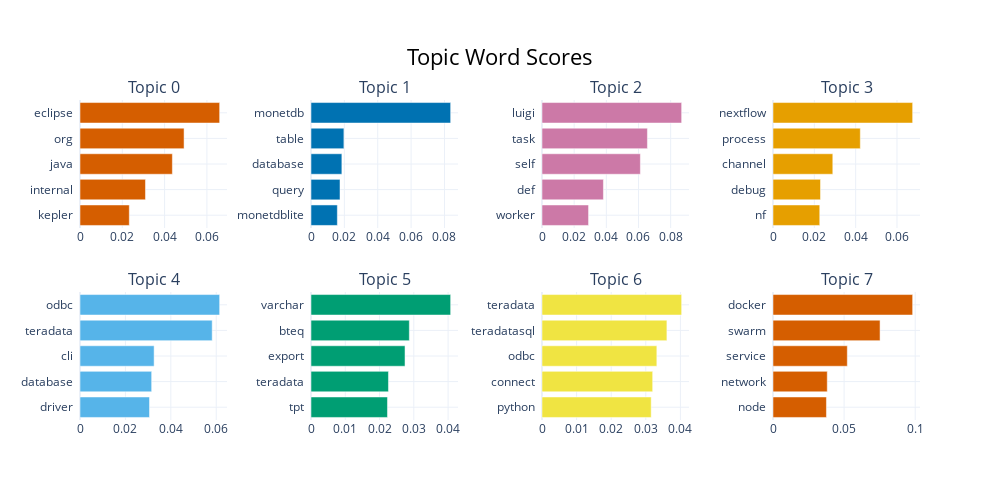

Here is the notebook cell this chart was saved with:
### Code cell
# visualize terms
model.visualize_barchart(top_n_topics=8)

### Figure 1 — Plotly figure (JSON) as saved in the notebook; plotly's stock layout.template omitted (floating-point values rounded to 4 significant figures)
{"data": [{"marker": {"color": "#D55E00"}, "orientation": "h", "type": "bar", "x": [0.02331, 0.03096, 0.04367, 0.04921, 0.06603], "xaxis": "x", "y": ["kepler  ", "internal  ", "java  ", "org  ", "eclipse  "], "yaxis": "y"}, {"marker": {"color": "#0072B2"}, "orientation": "h", "type": "bar", "x": [0.0158, 0.0174, 0.0185, 0.01972, 0.0837], "xaxis": "x2", "y": ["monetdblite  ", "query  ", "database  ", "table  ", "monetdb  "], "yaxis": "y2"}, {"marker": {"color": "#CC79A7"}, "orientation": "h", "type": "bar", "x": [0.02895, 0.03819, 0.06116, 0.06555, 0.08684], "xaxis": "x3", "y": ["worker  ", "def  ", "self  ", "task  ", "luigi  "], "yaxis": "y3"}, {"marker": {"color": "#E69F00"}, "orientation": "h", "type": "bar", "x": [0.02262, 0.02298, 0.02894, 0.04225, 0.06758], "xaxis": "x4", "y": ["nf  ", "debug  ", "channel  ", "process  ", "nextflow  "], "yaxis": "y4"}, {"marker": {"color": "#56B4E9"}, "orientation": "h", "type": "bar", "x": [0.03062, 0.03156, 0.03265, 0.05823, 0.06151], "xaxis": "x5", "y": ["driver  ", "database  ", "cli  ", "teradata  ", "odbc  "], "yaxis": "y5"}, {"marker": {"color": "#009E73"}, "orientation": "h", "type": "bar", "x": [0.02232, 0.0226, 0.02744, 0.02869, 0.04075], "xaxis": "x6", "y": ["tpt  ", "teradata  ", "export  ", "bteq  ", "varchar  "], "yaxis": "y6"}, {"marker": {"color": "#F0E442"}, "orientation": "h", "type": "bar", "x": [0.03156, 0.03199, 0.03319, 0.0361, 0.04036], "xaxis": "x7", "y": ["python  ", "connect  ", "odbc  ", "teradatasql  ", "teradata  "], "yaxis": "y7"}, {"marker": {"color": "#D55E00"}, "orientation": "h", "type": "bar", "x": [0.03759, 0.03816, 0.05226, 0.07529, 0.09821], "xaxis": "x8", "y": ["node  ", "network  ", "service  ", "swarm  ", "docker  "], "yaxis": "y8"}], "layout": {"annotations": [{"font": {"size": 16}, "showarrow": false, "text": "Topic 0", "x": 0.0875, "xanchor": "center", "xref": "paper", "y": 1, "yanchor": "bottom", "yref": "paper"}, {"font": {"size": 16}, "showarrow": false, "text": "Topic 1", "x": 0.3625, "xanchor": "center", "xref": "paper", "y": 1, "yanchor": "bottom", "yref": "paper"}, {"font": {"size": 16}, "showarrow": false, "text": "Topic 2", "x": 0.6375, "xanchor": "center", "xref": "paper", "y": 1, "yanchor": "bottom", "yref": "paper"}, {"font": {"size": 16}, "showarrow": false, "text": "Topic 3", "x": 0.9125, "xanchor": "center", "xref": "paper", "y": 1, "yanchor": "bottom", "yref": "paper"}, {"font": {"size": 16}, "showarrow": false, "text": "Topic 4", "x": 0.0875, "xanchor": "center", "xref": "paper", "y": 0.4, "yanchor": "bottom", "yref": "paper"}, {"font": {"size": 16}, "showarrow": false, "text": "Topic 5", "x": 0.3625, "xanchor": "center", "xref": "paper", "y": 0.4, "yanchor": "bottom", "yref": "paper"}, {"font": {"size": 16}, "showarrow": false, "text": "Topic 6", "x": 0.6375, "xanchor": "center", "xref": "paper", "y": 0.4, "yanchor": "bottom", "yref": "paper"}, {"font": {"size": 16}, "showarrow": false, "text": "Topic 7", "x": 0.9125, "xanchor": "center", "xref": "paper", "y": 0.4, "yanchor": "bottom", "yref": "paper"}], "height": 500, "hoverlabel": {"bgcolor": "white", "font": {"family": "Rockwell", "size": 16}}, "showlegend": false, "title": {"font": {"color": "Black", "size": 22}, "text": "Topic Word Scores", "x": 0.5, "xanchor": "center", "yanchor": "top"}, "width": 1000, "xaxis": {"anchor": "y", "domain": [0, 0.175], "showgrid": true}, "xaxis2": {"anchor": "y2", "domain": [0.275, 0.45], "showgrid": true}, "xaxis3": {"anchor": "y3", "domain": [0.55, 0.725], "showgrid": true}, "xaxis4": {"anchor": "y4", "domain": [0.825, 1], "showgrid": true}, "xaxis5": {"anchor": "y5", "domain": [0, 0.175], "showgrid": true}, "xaxis6": {"anchor": "y6", "domain": [0.275, 0.45], "showgrid": true}, "xaxis7": {"anchor": "y7", "domain": [0.55, 0.725], "showgrid": true}, "xaxis8": {"anchor": "y8", "domain": [0.825, 1], "showgrid": true}, "yaxis": {"anchor": "x", "domain": [0.6, 1], "showgrid": true}, "yaxis2": {"anchor": "x2", "domain": [0.6, 1], "showgrid": true}, "yaxis3": {"anchor": "x3", "domain": [0.6, 1], "showgrid": true}, "yaxis4": {"anchor": "x4", "domain": [0.6, 1], "showgrid": true}, "yaxis5": {"anchor": "x5", "domain": [0, 0.4], "showgrid": true}, "yaxis6": {"anchor": "x6", "domain": [0, 0.4], "showgrid": true}, "yaxis7": {"anchor": "x7", "domain": [0, 0.4], "showgrid": true}, "yaxis8": {"anchor": "x8", "domain": [0, 0.4], "showgrid": true}}}
